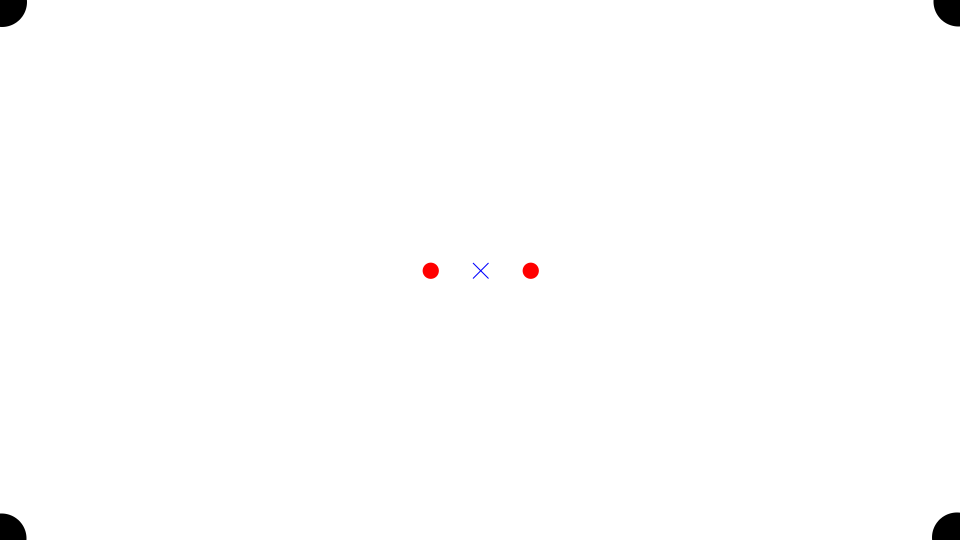
#> input picture data/curl.png, 1920 x 1080 px (shown at 1/2 size)
$ python -i ascii.py   (imports and definitions only)
#> lines starting #> are read from the running program, lines starting #| are printed output that depends on the picture
import re
import shutil
import numpy as np
from PIL import Image
from PIL import ImageEnhance

CLUT = [ # color look-up table
    # 8-bit, RGB hex

    # Primary 3-bit (8 colors). Unique representation !
    ('00', '000000'),
    ('01', '800000'),
    ('02', '008000'),
    ('03', '808000'),
    ('04', '000080'),
    ('05', '800080'),
    ('06', '008080'),
    ('07', 'c0c0c0'),

    # Equivalent "bright" versions of original 8 colors
    ('08', '808080'),
    ('09', 'ff0000'),
    ('10', '00ff00'),
    ('11', 'ffff00'),
    ('12', '0000ff'),
    ('13', 'ff00ff'),
    ('14', '00ffff'),
    ('15', 'ffffff'),

    # Strictly ascending
    ('16', '000000'),
    ('17', '00005f'),
    ('18', '000087'),
    ('19', '0000af'),
    ('20', '0000d7'),
    ('21', '0000ff'),
    ('22', '005f00'),
    ('23', '005f5f'),
    ('24', '005f87'),
    ('25', '005faf'),
    ('26', '005fd7'),
    ('27', '005fff'),
    ('28', '008700'),
    ('29', '00875f'),
    ('30', '008787'),
    ('31', '0087af'),
    ('32', '0087d7'),
    ('33', '0087ff'),
    ('34', '00af00'),
    ('35', '00af5f'),
    ('36', '00af87'),
    ('37', '00afaf'),
    ('38', '00afd7'),
    ('39', '00afff'),
    ('40', '00d700'),
    ('41', '00d75f'),
    ('42', '00d787'),
    ('43', '00d7af'),
    ('44', '00d7d7'),
    ('45', '00d7ff'),
    ('46', '00ff00'),
    ('47', '00ff5f'),
    ('48', '00ff87'),
    ('49', '00ffaf'),
    ('50', '00ffd7'),
    ('51', '00ffff'),
    ('52', '5f0000'),
    ('53', '5f005f'),
    ('54', '5f0087'),
    ('55', '5f00af'),
    ('56', '5f00d7'),
    ('57', '5f00ff'),
    ('58', '5f5f00'),
    ('59', '5f5f5f'),
    ('60', '5f5f87'),
    ('61', '5f5faf'),
    ('62', '5f5fd7'),
    ('63', '5f5fff'),
    ('64', '5f8700'),
    ('65', '5f875f'),
    ('66', '5f8787'),
    ('67', '5f87af'),
    ('68', '5f87d7'),
    ('69', '5f87ff'),
    ('70', '5faf00'),
    ('71', '5faf5f'),
    ('72', '5faf87'),
    ('73', '5fafaf'),
    ('74', '5fafd7'),
    ('75', '5fafff'),
    ('76', '5fd700'),
    ('77', '5fd75f'),
    ('78', '5fd787'),
    ('79', '5fd7af'),
    ('80', '5fd7d7'),
    ('81', '5fd7ff'),
    ('82', '5fff00'),
    ('83', '5fff5f'),
    ('84', '5fff87'),
    ('85', '5fffaf'),
    ('86', '5fffd7'),
    ('87', '5fffff'),
    ('88', '870000'),
    ('89', '87005f'),
    ('90', '870087'),
    ('91', '8700af'),
    ('92', '8700d7'),
    ('93', '8700ff'),
    ('94', '875f00'),
    ('95', '875f5f'),
    ('96', '875f87'),
    ('97', '875faf'),
    ('98', '875fd7'),
    ('99', '875fff'),
    ('100', '878700'),
    ('101', '87875f'),
    ('102', '878787'),
    ('103', '8787af'),
    ('104', '8787d7'),
    ('105', '8787ff'),
    ('106', '87af00'),
    ('107', '87af5f'),
    ('108', '87af87'),
    ('109', '87afaf'),
    ('110', '87afd7'),
    ('111', '87afff'),
    ('112', '87d700'),
    ('113', '87d75f'),
    ('114', '87d787'),
    ('115', '87d7af'),
    ('116', '87d7d7'),
    ('117', '87d7ff'),
    ('118', '87ff00'),
    ('119', '87ff5f'),
    ('120', '87ff87'),
    ('121', '87ffaf'),
    ('122', '87ffd7'),
    ('123', '87ffff'),
    ('124', 'af0000'),
    ('125', 'af005f'),
    ('126', 'af0087'),
    ('127', 'af00af'),
    ('128', 'af00d7'),
    ('129', 'af00ff'),
    ('130', 'af5f00'),
    ('131', 'af5f5f'),
    ('132', 'af5f87'),
    ('133', 'af5faf'),
    ('134', 'af5fd7'),
    ('135', 'af5fff'),
    ('136', 'af8700'),
    ('137', 'af875f'),
    ('138', 'af8787'),
    ('139', 'af87af'),
    ('140', 'af87d7'),
    ('141', 'af87ff'),
    ('142', 'afaf00'),
    ('143', 'afaf5f'),
    ('144', 'afaf87'),
    ('145', 'afafaf'),
    ('146', 'afafd7'),
    ('147', 'afafff'),
    ('148', 'afd700'),
    ('149', 'afd75f'),
    ('150', 'afd787'),
    ('151', 'afd7af'),
    ('152', 'afd7d7'),
    ('153', 'afd7ff'),
    ('154', 'afff00'),
    ('155', 'afff5f'),
    ('156', 'afff87'),
    ('157', 'afffaf'),
    ('158', 'afffd7'),
    ('159', 'afffff'),
    ('160', 'd70000'),
    ('161', 'd7005f'),
    ('162', 'd70087'),
    ('163', 'd700af'),
    ('164', 'd700d7'),
    ('165', 'd700ff'),
    ('166', 'd75f00'),
    ('167', 'd75f5f'),
    ('168', 'd75f87'),
    ('169', 'd75faf'),
    ('170', 'd75fd7'),
    ('171', 'd75fff'),
    ('172', 'd78700'),
    ('173', 'd7875f'),
    ('174', 'd78787'),
    ('175', 'd787af'),
    ('176', 'd787d7'),
    ('177', 'd787ff'),
    ('178', 'd7af00'),
    ('179', 'd7af5f'),
    ('180', 'd7af87'),
    ('181', 'd7afaf'),
    ('182', 'd7afd7'),
    ('183', 'd7afff'),
    ('184', 'd7d700'),
    ('185', 'd7d75f'),
    ('186', 'd7d787'),
    ('187', 'd7d7af'),
    ('188', 'd7d7d7'),
    ('189', 'd7d7ff'),
    ('190', 'd7ff00'),
    ('191', 'd7ff5f'),
    ('192', 'd7ff87'),
    ('193', 'd7ffaf'),
    ('194', 'd7ffd7'),
    ('195', 'd7ffff'),
    ('196', 'ff0000'),
    ('197', 'ff005f'),
    ('198', 'ff0087'),
    ('199', 'ff00af'),
    ('200', 'ff00d7'),
    ('201', 'ff00ff'),
    ('202', 'ff5f00'),
    ('203', 'ff5f5f'),
    ('204', 'ff5f87'),
    ('205', 'ff5faf'),
    ('206', 'ff5fd7'),
    ('207', 'ff5fff'),
    ('208', 'ff8700'),
    ('209', 'ff875f'),
    ('210', 'ff8787'),
    ('211', 'ff87af'),
    ('212', 'ff87d7'),
    ('213', 'ff87ff'),
    ('214', 'ffaf00'),
    ('215', 'ffaf5f'),
    ('216', 'ffaf87'),
    ('217', 'ffafaf'),
    ('218', 'ffafd7'),
    ('219', 'ffafff'),
    ('220', 'ffd700'),
    ('221', 'ffd75f'),
    ('222', 'ffd787'),
    ('223', 'ffd7af'),
    ('224', 'ffd7d7'),
    ('225', 'ffd7ff'),
    ('226', 'ffff00'),
    ('227', 'ffff5f'),
    ('228', 'ffff87'),
    ('229', 'ffffaf'),
    ('230', 'ffffd7'),
    ('231', 'ffffff'),

    # Gray-scale range.
    ('232', '080808'),
    ('233', '121212'),
    ('234', '1c1c1c'),
    ('235', '262626'),
    ('236', '303030'),
    ('237', '3a3a3a'),
    ('238', '444444'),
    ('239', '4e4e4e'),
    ('240', '585858'),
    ('241', '626262'),
    ('242', '6c6c6c'),
    ('243', '767676'),
    ('244', '808080'),
    ('245', '8a8a8a'),
    ('246', '949494'),
    ('247', '9e9e9e'),
    ('248', 'a8a8a8'),
    ('249', 'b2b2b2'),
    ('250', 'bcbcbc'),
    ('251', 'c6c6c6'),
    ('252', 'd0d0d0'),
    ('253', 'dadada'),
    ('254', 'e4e4e4'),
    ('255', 'eeeeee'),
]

def _strip_hash(rgb):
    if rgb.startswith('#'):
        rgb = rgb.lstrip('#')
    return rgb

def _create_dicts():
    short2rgb_dict = dict(CLUT)
    rgb2short_dict = {}
    for k, v in short2rgb_dict.items():
        rgb2short_dict[v] = k
    return rgb2short_dict, short2rgb_dict

def short2rgb(short):
    return SHORT2RGB_DICT[short]

def rgb2short(rgb):
    rgb = _strip_hash(rgb)
    incs = (0x00, 0x5f, 0x87, 0xaf, 0xd7, 0xff)
    parts = [int(h, 16) for h in re.split(r'(..)(..)(..)', rgb)[1:4]]
    res = []

    for part in parts:
        i = 0
        while i < len(incs)-1:
            s, b = incs[i], incs[i + 1]
            if s <= part <= b:
                s1 = abs(s - part)
                b1 = abs(b - part)
                if s1 < b1: closest = s
                else: closest = b
                res.append(closest)
                break
            i += 1
    res = "".join([('%02.x' % i) for i in res])
    equiv = RGB2SHORT_DICT[res]
    return equiv, res

RGB2SHORT_DICT, SHORT2RGB_DICT = _create_dicts()

chars = np.asarray(list(reversed(" .,:;irsXA253hMHGS#9B&@")))

def start_ascii(input_image: str, output_mode: str):
#> called with input_image = '../data/curl.png', output_mode = 'out.png'
    scale_factor = 1.5
    ascii_correction_factor = 1.0
    pixel_correction_factor = 1.9
    color_saturation_factor = 1.3

    img = Image.open(input_image)
#> img is the input picture: PIL image 1920x1080 RGBA; mean R, G, B, A 253.8, 253.6, 253.6, 255

    termsize = shutil.get_terminal_size()

    auto_factor = termsize[1] / img.size[1]
#> auto_factor = 0.0222

    S = (round(img.size[0]*scale_factor*pixel_correction_factor*auto_factor), round(img.size[1]*scale_factor*auto_factor))
#> S = (122, 36)

    img = np.sum(np.asarray(img.resize(S)), axis=2)
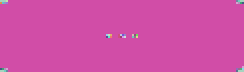
#> img: shape (36, 122) uint64 (shown 2 times larger); 36 distinct labels, from 255 to 1020; one colour per label, 0 black
    img -= img.min()
#> img: shape (36, 122) uint64; 36 distinct labels, from 0 to 765
    img = (1.0 - img/img.max())**ascii_correction_factor*(chars.size - 1)
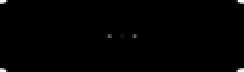
#> img: shape (36, 122) float64 (shown 2 times larger); min 0, max 22, mean 0.1; drawn with min black and max white

    rgb_im = Image.open(input_image).convert("RGB").resize(S)
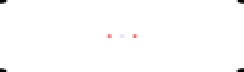
#> rgb_im: PIL image 122x36 RGB (shown 2 times larger); mean R, G, B 253.8, 253.6, 253.6
    improved = ImageEnhance.Color(rgb_im).enhance(color_saturation_factor)
    rgb_arr = np.array(improved)

    for line,l in zip(rgb_arr, img.astype(int)):
        s = list(chars[l])
        for pixel, p in zip(line, s):
            r, g, b = pixel
            if output_mode == "RGB":
                pix = "\x1b[38;2;{};{};{}m{}\x1b[0m".format(r, g, b, p)
            else:
                colorHEX = "{0:02x}{1:02x}{2:02x}".format(r, g, b)
                c, rgb = rgb2short(colorHEX)
                pix = "\x1b[38;5;{}m{}\x1b[0m".format(c, p)
            print(pix, end="")
        print()
#> this loop made 36 passes
#> (printed output is left out)

>>> result = start_ascii('../data/curl.png', 'out.png')
